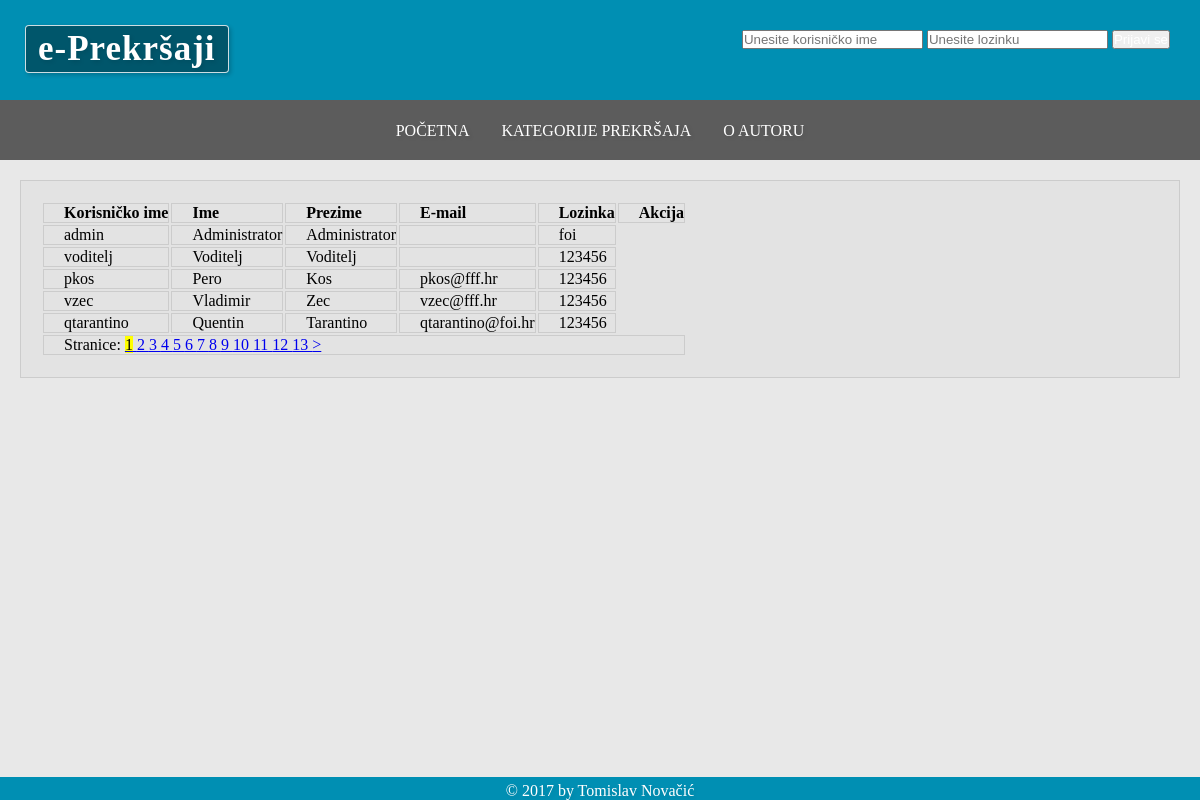
/korisnici.php, run on the app's committed database.
### tables this page shows
CREATE TABLE IF NOT EXISTS `korisnik` (
  `korisnik_id` INT(10) NOT NULL AUTO_INCREMENT,
  `tip_id` INT(10) NOT NULL,
  `korisnicko_ime` VARCHAR(50) NOT NULL,
  `lozinka` VARCHAR(50) NOT NULL,
  `ime` VARCHAR(50) NOT NULL,
  `prezime` VARCHAR(50) NOT NULL,
  `email` VARCHAR(50) NULL,
  `slika` VARCHAR(200) NULL,
  PRIMARY KEY (`korisnik_id`),
  INDEX `fk_korisnik_tip_korisnika_idx` (`tip_id` ASC),
  CONSTRAINT `fk_korisnik_tip_korisnika`
    FOREIGN KEY (`tip_id`)
    REFERENCES `tip_korisnika` (`tip_id`)
    ON DELETE NO ACTION
    ON UPDATE NO ACTION);

### korisnici.php (the view, shortened to what this page needs)
<?php
	include('zaglavlje.php');
	$bp=spojiSeNaBazu();
?>
      <?php
	 $vel_str=5;
	 $kolone = 7;
	$sql = "SELECT count(*) FROM korisnik";
	$ispis = mysqli_query($bp,$sql);
	$red = mysqli_fetch_array($ispis);
	$broj_redaka = $red[0];
	$broj_str = ceil($broj_redaka / $vel_str);
	$sql = "SELECT * FROM korisnik order by korisnik_id LIMIT " . $vel_str;
	if (isset($_GET['str'])){
		$sql = $sql . " OFFSET " . (($_GET['str'] - 1) * $vel_str);
		$aktivna = $_GET['str'];
	} else {
		$aktivna = 1;
	}
	$ispis = mysqli_query($bp,$sql);
	echo "<div class=\"korisnici\">";
	echo "<table  class=\"u-full-width\">";
	echo "<thead>";
	echo "<tr>
		 <th>Korisničko ime</th>
		 <th>Ime</th>";
	echo " <th>Prezime</th>
	<th>E-mail</th>
	<th>Lozinka</th>
		 <th>Akcija</th>
	</tr>";
	echo "</thead>";
	echo "<tbody>";
	while(list($id, $tip, $kor_ime,$lozinka,$ime,$prezime,$email, $slika) =
		mysqli_fetch_array($ispis)) {
		echo "<tr>
			 <td>$kor_ime</td>
			 <td>$ime</td>";
		echo " <td>" .  (empty($prezime) ? "&nbsp;" : "$prezime") . "</td>
			 <td>" .  (empty($email) ? "&nbsp;" : "$email") . "</td>";
		echo "<td>$lozinka</td>";
		echo	"</tr>";
	}
		echo "<tr>";
			echo " <td colspan='$kolone'>Stranice: ";
			for ($i = 1; $i <= $broj_str; $i++) {
			echo "<a ";
			if ($aktivna == $i) {
				$glavnastr="<mark>$i</mark>";
			}
			else
			{
				$glavnastr = $i;
			}
			echo "' href=\"korisnici.php?str=" .$i . "\"> $glavnastr </a>";
			}
			if ($aktivna < $broj_str) {
			$sljedeca = $aktivna + 1;
			echo "<a href=\"korisnici.php?str=" .$sljedeca . "\">&gt;</a>";
			}
			echo "</td>";
			echo "</tr>";
			echo "</tbody>";
			echo "</table>";
?>
		</div>
<?php
include("podnozje.php");
?>

### zaglavlje.php (shortened to what this page needs)
<!DOCTYPE html>
<html>
	<head>
		<link rel="stylesheet" href="https://cdnjs.cloudflare.com/ajax/libs/skeleton/2.0.4/skeleton.min.css">
		<link href="css.css" rel="stylesheet" type="text/css" />
	</head>
	<body>
		<div class="wrapper">
		<header>
		<div class="info">
					<h1><span class="naslov"> e-Prekršaji</span></h1>
		</div>
		<?php
		if(!isset($_SESSION['aktivni_korisnik'])) {
		?>
		<div class="form">
			<form method="POST" action="login.php">
					<input type="text" name="korisnicko_ime" placeholder="Unesite korisničko ime" value="" required />
					<input type="password" name="lozinka" placeholder="Unesite lozinku" value=""  required />
					<input type="submit" name="submit" class="button button-primary" value="Prijavi se" />
			</form>
		</div>
		<?php } ?>
		</header>
		<nav>
			<ul>
				<li><a href="index.php" class="klasa"> Početna </a> </li>
				<li><a href="kategorije.php" class="klasa"> Kategorije prekršaja </a> </li>
				<li><a href="O_autoru.html" class="klasa"> O autoru </a></li>
			</ul>
		</nav>

### podnozje.php (shortened to what this page needs)
</div>
<footer>
	<div class="copy">
			<p> &copy; 2017 by Tomislav Novačić </p>
	</div>
</footer>
</body>
</html>

### css.css (style rules this page uses)
*, *:before, *:after { box-sizing: border-box; margin: 0; padding: 0; }
html { min-height: 100%; position: relative; }
body { height: 100%; width: 100%; background-color: #E8E8e8; height:100%; width:100%; margin:0; padding:0; text-align: left; }
.wrapper { overflow: hidden; }
header { background-color: #008fb3; color:black; background-repeat:no-repeat; padding:0; height:100px; text-align:right; }
header .info h1 { float:left; margin: 25px; padding-left: 5px; font-size: 35px; color: white; text-shadow: 2px 2px 4px rgba(0,0,0,0.1); background: rgba(0,0,0,0.4); border-radius: 4px; padding: 3px 12px 3px 12px; border: 1px solid rgba(255,255,255,0.8); box-shadow: 2px 2px 4px rgba(0, 0, 0, 0.2); font-weight: 600; letter-spacing: 1px; }
ul { list-style-type: none; margin: 0; padding: 0; overflow: hidden; background-color: #5c5c5c; text-align: center; text-transform: uppercase; text-shadow: 2px 2px 4px rgba(0,0,0,0.1); height: 60px; }
li { display: inline-block; margin-top: 10px; }
li a { display: block; color: white; text-align: center; padding: 12px 14px; text-decoration: none; }
footer { background-color: #008fb3; position: absolute; bottom:0; width:100%; text-align: center; color: white; font-size: 16px; text-shadow: 2px 2px 4px rgba(0,0,0,0.1); }
footer .copy { padding-top: 5px; }
td,th { border: 1px solid rgba(0,0,0,0.1); padding-left: 20px !important; }
.korisnici { margin: 20px 20px; padding: 20px; background: rgba(0,0,0,0.02); border: 1px solid rgba(0,0,0,0.1); }
.button { color: white !important; }
.form { padding: 30px; text-shadow: 2px 2px 4px rgba(0,0,0,0.1); }

### data on the page
korisnik: korisnicko_ime "admin", ime "Administrator", prezime "Administrator", lozinka "foi"
korisnik: korisnicko_ime "voditelj", ime "Voditelj", prezime "Voditelj", lozinka "123456"
korisnik: korisnicko_ime "pkos", ime "Pero", prezime "Kos", email "pkos@fff.hr", lozinka "123456"
korisnik: korisnicko_ime "vzec", ime "Vladimir", prezime "Zec", email "vzec@fff.hr", lozinka "123456"
korisnik: korisnicko_ime "qtarantino", ime "Quentin", prezime "Tarantino", email "qtarantino@foi.hr", lozinka "123456"

### other printed values
$glavnastr "2"
$glavnastr "3"
$glavnastr "4"
$glavnastr "5"
$glavnastr "6"
$glavnastr "7"
$glavnastr "8"
$glavnastr "9"
$glavnastr "10"
$glavnastr "11"
$glavnastr "12"
$glavnastr "13"
